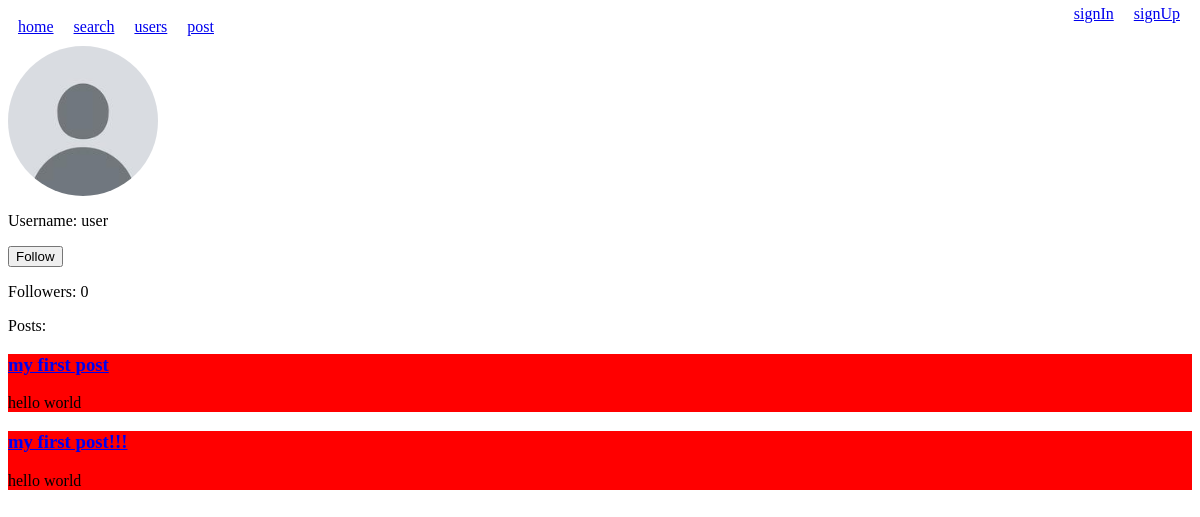
Page /profile.php?user=user on the earlier database version.
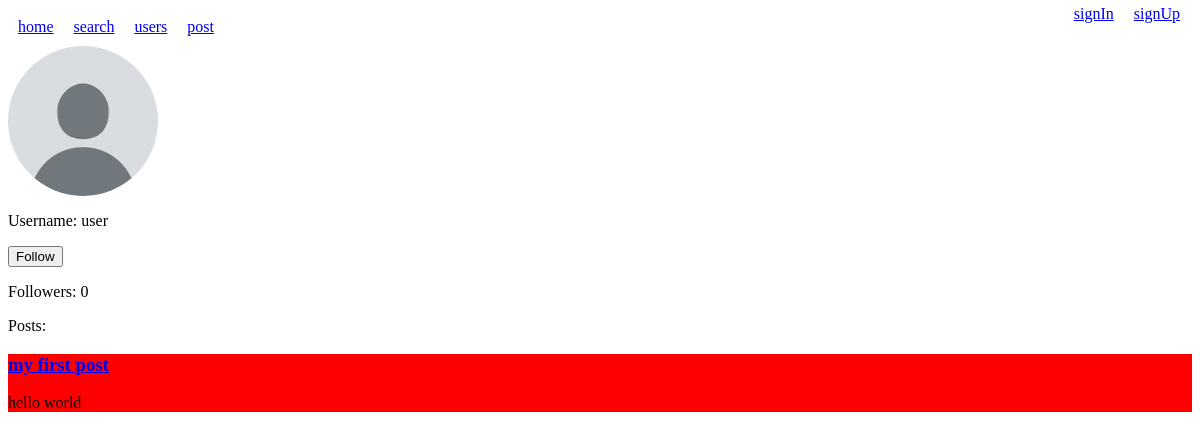
Same page on the later database version.
### tables this page shows
CREATE TABLE `posts` (
  `id` int(255) NOT NULL,
  `title` varchar(255) NOT NULL,
  `body` varchar(255) NOT NULL,
  `user` varchar(255) NOT NULL,
  `date` datetime(6) NOT NULL DEFAULT '0000-00-00 00:00:00.000000' ON UPDATE current_timestamp(6)
);

### profile.php (the view, shortened to what this page needs)
<?php
    include 'includes/head.php';
?>
<?php
    $query = mysqli_query($conn, "SELECT * FROM `users` WHERE `username` = '" . $_GET["user"] . "'") or die(mysqli_error());
    if($fetch = mysqli_fetch_array($query)){
        $thisUsername = $fetch['username'];
        $thisUserpfp = $fetch['pfp'];
    }
    else{
        echo "404: This user does not exist.";
        die();
    }
?>
<!DOCTYPE html>
<html lang="en">
<head>
</head>
<body>
<img src="./images/profile-icons/<?php echo $thisUserpfp ?>" alt="profile-icon" style="border-radius:100px; width:150px; height:150px; ">
<p>Username: <?php echo $thisUsername?></p>
<?php
    $thisUserFollowers = 0;
    $following = false;
?>
<?php
if ($thisUsername != $_SESSION['user']) {
    if ($following) { ?>
        <form method="POST">
            <button type="submit" name="unfollow-btn">Unfollow</button>
        </form>
<?php
    }
    else{
?>
        <form method="POST">
            <button type="submit" name="follow-btn">Follow</button>
        </form>
<?php
    }
}
?>
<p>Followers: <?php echo $thisUserFollowers ?></p>
<p>Posts:</p>
<?php
    $query = mysqli_query($conn, "SELECT * FROM `posts` WHERE `user` = '$thisUsername'") or die(mysqli_error());
    while($fetch = mysqli_fetch_array($query)){
?>
    <div style="background-color:red;" href="thread.php?id=<?php echo $fetch['id']?>">
        <a href="thread.php?id=<?php echo $fetch['id']?>"><h3><?php echo $fetch['title']?> </h3> </a>
        <p><?php echo $fetch['body']?></p>
    </div>
<?php
    }
?>
</body>
</html>

Differences in the rows shown:
removed posts: title "my first post!!!", body "hello world"
